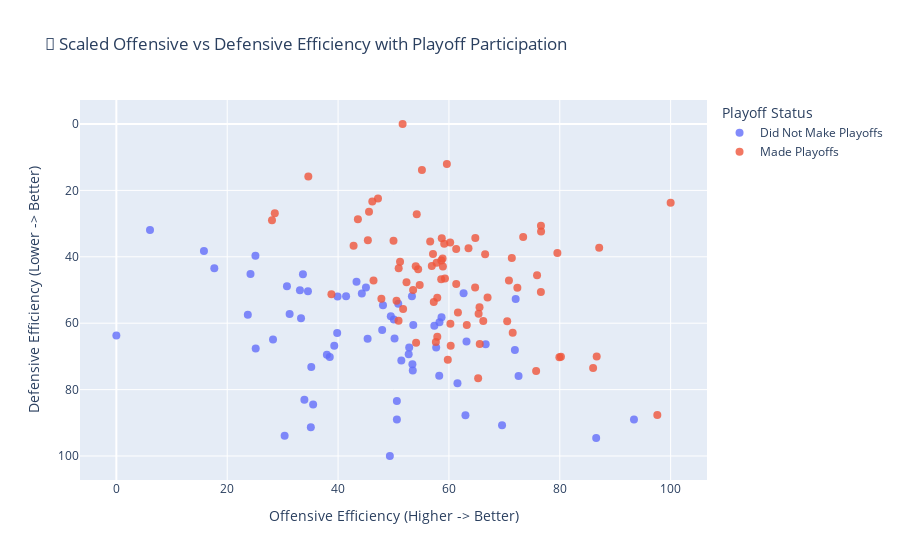

This figure's notebook cell:
### Markdown cell above
#### Team Off and Def Efficiency

### Code cell
td.efficiency_scatter()

### Figure 1 — Plotly figure (JSON) as saved in the notebook; plotly's stock layout.template omitted (floating-point values rounded to 4 significant figures; data arrays with more than 128 entries replaced by an {"elided": "..."} marker saying what was removed)
{"data": [{"customdata": {"elided": "62x3 mixed values"}, "hovertemplate": "Playoff Status=Did Not Make Playoffs<br>Offensive Efficiency (Higher -> Better)=%{x}<br>Defensive Efficiency (Lower -> Better)=%{y}<br>tmID=%{customdata[0]}<br>year=%{customdata[1]}<br>name=%{customdata[2]}<extra></extra>", "legendgroup": "Did Not Make Playoffs", "marker": {"color": "#636efa", "opacity": 0.8, "size": 8, "symbol": "circle"}, "mode": "markers", "name": "Did Not Make Playoffs", "orientation": "v", "showlegend": true, "type": "scatter", "x": [35.09, 49.34, 52.74, 25.14, 34.57, 30.36, 47.96, 53.57, 62.98, 50.19, 58.29, 53.41, 38.5, 31.26, 43.33, 45.33, 48.1, 58.25, 53.48, 66.63, 50.06, 39.31, 6.072, 44.29, 53.32, 33.66, 33.12, 39.91, 50.61, 51.41, 71.9, 69.58, 57.37, 35.5, 50.86, 41.44, 63.17, 25.09, 35.17, 17.67, 62.65, 58.66, 93.38, 86.56, 33.32, 30.78, 45.03, 39.84, 61.54, 23.72, 37.98, 33.92, 52.83, 0.0, 24.2, 72.04, 72.56, 15.8, 50.61, 57.7, 49.51, 28.26], "xaxis": "x", "y": [91.33, 100.0, 69.37, 67.65, 50.39, 93.93, 62.07, 60.52, 87.73, 64.63, 59.72, 72.34, 70.18, 57.22, 47.55, 64.66, 54.56, 75.82, 74.24, 66.31, 58.87, 66.8, 31.92, 51.04, 51.85, 45.26, 50.1, 51.96, 89.02, 71.25, 68.04, 90.75, 60.79, 84.52, 54.13, 51.91, 65.53, 39.69, 73.19, 43.44, 50.94, 58.22, 88.99, 94.58, 58.55, 48.87, 49.25, 62.94, 78.1, 57.43, 69.49, 83.06, 67.3, 63.69, 45.17, 52.75, 75.89, 38.22, 83.4, 67.32, 57.92, 64.89], "yaxis": "y"}, {"customdata": {"elided": "80x3 mixed values"}, "hovertemplate": "Playoff Status=Made Playoffs<br>Offensive Efficiency (Higher -> Better)=%{x}<br>Defensive Efficiency (Lower -> Better)=%{y}<br>tmID=%{customdata[0]}<br>year=%{customdata[1]}<br>name=%{customdata[2]}<extra></extra>", "legendgroup": "Made Playoffs", "marker": {"color": "#EF553B", "opacity": 0.8, "size": 8, "symbol": "circle"}, "mode": "markers", "name": "Made Playoffs", "orientation": "v", "showlegend": true, "type": "scatter", "x": [65.35, 54.45, 86.66, 63.22, 59.28, 51.64, 52.34, 60.32, 57.9, 79.57, 76.62, 61.31, 72.34, 66.53, 46.4, 28.08, 54.19, 63.53, 70.82, 60.26, 100.0, 43.58, 55.13, 56.62, 66.2, 54.01, 57.64, 45.37, 47.2, 46.18, 42.8, 58.86, 76.6, 87.11, 73.39, 65.52, 60.22, 50.55, 58.62, 50.0, 50.93, 34.63, 65.56, 28.58, 58.71, 64.72, 58.91, 50.91, 75.73, 38.8, 61.62, 57.9, 76.59, 86.01, 97.59, 75.9, 64.76, 45.58, 56.91, 59.63, 61.31, 51.18, 51.73, 54.72, 59.15, 65.27, 57.13, 71.35, 66.97, 71.5, 79.93, 57.78, 58.6, 53.54, 70.51, 59.8, 57.27, 54.07, 80.21, 47.81], "xaxis": "x", "y": [57.13, 43.71, 70.03, 60.56, 46.55, 0.0, 47.67, 66.78, 52.32, 38.86, 32.39, 48.16, 49.3, 39.21, 47.16, 29.03, 27.16, 37.46, 47.12, 60.2, 23.7, 28.72, 13.86, 35.36, 59.37, 42.82, 65.67, 35.02, 22.46, 23.33, 36.71, 40.53, 30.62, 37.3, 34.04, 55.16, 35.71, 53.27, 41.13, 35.2, 43.42, 15.85, 66.27, 26.91, 34.43, 49.22, 42.94, 59.29, 74.41, 51.26, 56.78, 64.11, 50.59, 73.47, 87.66, 45.55, 34.35, 26.44, 42.76, 12.07, 37.62, 41.47, 55.74, 48.46, 36.08, 76.55, 39.13, 40.38, 52.22, 62.85, 70.26, 41.81, 46.74, 49.98, 59.4, 71.03, 53.63, 65.91, 70.13, 52.67], "yaxis": "y"}], "layout": {"legend": {"title": {"text": "Playoff Status"}, "tracegroupgap": 0}, "title": {"text": "🏀 Scaled Offensive vs Defensive Efficiency with Playoff Participation"}, "xaxis": {"anchor": "y", "domain": [0, 1], "title": {"text": "Offensive Efficiency (Higher -> Better)"}}, "yaxis": {"anchor": "x", "autorange": "reversed", "domain": [0, 1], "title": {"text": "Defensive Efficiency (Lower -> Better)"}}}}
